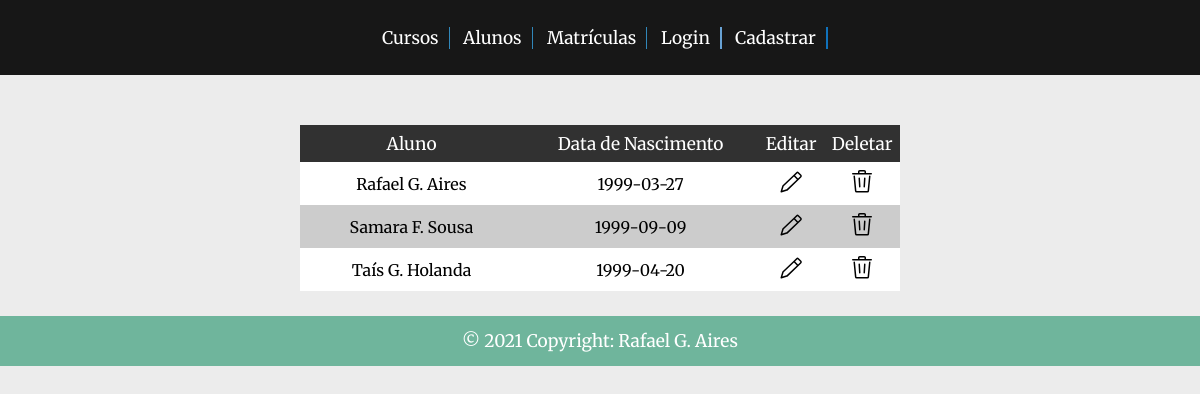
Screenshot of /site/students.php with the database file from the repository.
### tables this page shows
CREATE TABLE `users` (
  `user_id` int(11) NOT NULL,
  `user` varchar(100) NOT NULL,
  `year` date NOT NULL,
  `email` varchar(75) NOT NULL,
  `password` varchar(50) NOT NULL,
  `signup_date` datetime NOT NULL
);

### site/php/rows-query(students).php (called while the page is built)
<?php
$sql = "select * from users";
$result = mysqli_query($connection, $sql);
?>

### site/students.php (the view, shortened to what this page needs)
<?php
include("../db/connection.php");
include("php/rows-query(students).php");
?>
<!DOCTYPE html>
<html lang="en">
<head>
    <link rel="stylesheet" href="css/index.css">
    <link rel="stylesheet" href="css/tables.css">
    <link rel="stylesheet" href="css/modals.css">
</head>
<body>
    <header.>
        <div class="underHeader">
            <ul>
                <li><a href="courses.php">Cursos</a></li>
                <li><a href="students.php">Alunos</a></li>
                <li><a href="registration.php">Matrículas</a></li>
                <?php
                    if (!isset($_SESSION["authenticated"])):
                ?>
                    <li class="userName"><a href="login.php">Login</a></li>
                    <li class="enter"><a href="signup.php">Cadastrar</a></li>
                <?php
                    endif;
                ?>
            </ul>
        </div>
    <section>
        <div class="sectionCard">
            <div class="table">
                <table class="t01">
                    <tr>
                        <th>Aluno</th>
                        <th>Data de Nascimento</th>
                        <th>Editar</th>
                        <th>Deletar</th>
                    </tr>
                    <tr>
                    <?php
                        while ($rows = mysqli_fetch_assoc($result)) {
                    ?>
                        <tr>
                            <td><?php echo $rows["user"]; ?></td>
                            <td><?php echo $rows["year"]; ?></td>
                            <td><a href="?edit=<?php echo $rows["user_id"]; ?>"><img src="icons/pencil-24.svg" alt="Edit button"></a></td>
                            <td><a href="?delete=<?php echo $rows["user_id"]; ?>"><img src="icons/trash-24.svg" alt="Trash button"></a></td>
                        </tr>
                    <?php
                        }
                    ?>
                </table>
            </div>
        </div>
    </section>
    <footer>
        <div class="footer">
            <p>© 2021 Copyright: Rafael G. Aires</p>
        </div>
    </footer>
</body>
</html>

### site/css/index.css (style rules this page uses)
* { margin: 0; padding: 0; box-sizing: border-box; }
body { font-family: 'Merriweather', serif; background-color: #ececec; }
.underHeader { height: 75px; display: flex; justify-content: center; align-items: center; position: sticky; top: 0px; background-color: #000000e6; }
.underHeader ul { text-align: right; vertical-align: middle; text-align: center; padding: 10px; }
.underHeader ul li { list-style-type: none; display: inline-block; margin: 0px 0px 0px 10px; padding-right: 10px; border-right: 1px solid #3187b9; }
.underHeader ul li a { text-decoration: none; font-size: 13pt; color: #ffffff; }
.underHeader li { display: inline-block; vertical-align: middle; -webkit-transform: perspective(1px) translateZ(0); transform: perspective(1px) translateZ(0); box-shadow: 0 0 1px rgba(0, 0, 0, 0); position: relative; }
.underHeader li:before { content: ""; position: absolute; z-index: -1; left: 0; right: 100%; bottom: 0; background: #3187b9; height: 2px; -webkit-transition-property: right; transition-property: right; -webkit-transition-duration: 0.3s; transition-duration: 0.3s; -webkit-transition-timing-function: ease-out; transition-timing-function: ease-out; }
.underHeader .enter { border-right: 2px solid #1072bc; }
.underHeader .enter { display: inline-block; vertical-align: middle; -webkit-transform: perspective(1px) translateZ(0); transform: perspective(1px) translateZ(0); box-shadow: 0 0 1px rgba(0, 0, 0, 0); position: relative; }
.underHeader .enter:before { content: ""; position: absolute; z-index: -1; left: 0; right: 100%; bottom: 0; background: #1072bc; height: 2px; -webkit-transition-property: right; transition-property: right; -webkit-transition-duration: 0.3s; transition-duration: 0.3s; -webkit-transition-timing-function: ease-out; transition-timing-function: ease-out; }
.underHeader .userName { border-right: 2px solid #68a2d4; }
.underHeader .userName { display: inline-block; vertical-align: middle; -webkit-transform: perspective(1px) translateZ(0); transform: perspective(1px) translateZ(0); box-shadow: 0 0 1px rgba(0, 0, 0, 0); position: relative; }
.underHeader .userName:before { content: ""; position: absolute; z-index: -1; left: 0; right: 100%; bottom: 0; background: #68a2d4; height: 2px; -webkit-transition-property: right; transition-property: right; -webkit-transition-duration: 0.3s; transition-duration: 0.3s; -webkit-transition-timing-function: ease-out; transition-timing-function: ease-out; }
.footer { clear: both; display: flex; justify-content: center; align-items: center; background-color: #6fb59c; color: #ffffff; height: 50px; font-size: 13pt; }

### site/css/tables.css (style rules this page uses)
.table { display: flex; justify-content: center; align-items: center; margin: 50px auto 25px auto; }
.table table, th, td { width: 50%; padding: 7.5px; border: none; border-collapse: collapse; }
.t01 th { font-weight: normal; font-size: 13pt; background-color: #313131; color: white; }
.t01 tr:nth-child(even) { background-color: #cccccc; }
.t01 tr:nth-child(odd) { background-color: #ffffff; }
.t01 tr td { text-align: center; }
.t01 tr td a { text-decoration: none; color: #000000; }

### rows the page displays
users: user "Rafael G. Aires", year "1999-03-27"
users: user "Samara F. Sousa", year "1999-09-09"
users: user "Taís G. Holanda", year "1999-04-20"
